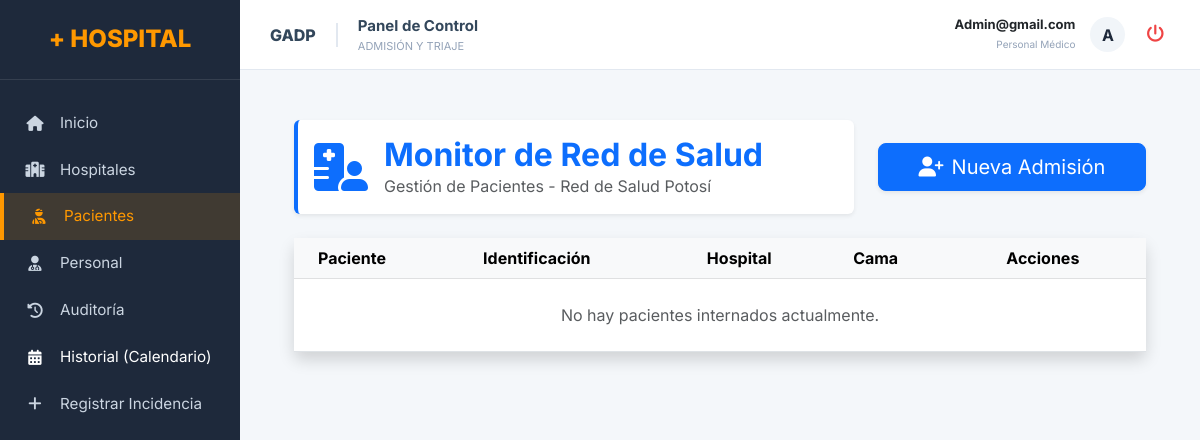
The app's page /hospital/pacientes/ (signed in), older data.
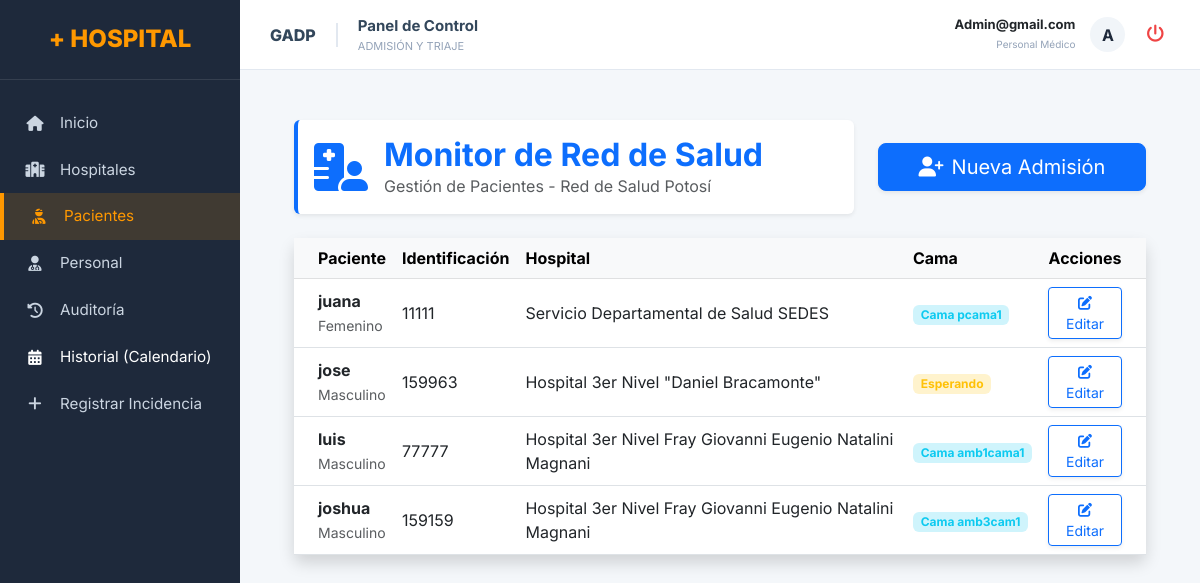
The same page, newer data.
### hospital/models.py (models this page shows, shortened)
class Paciente(models.Model):
    GENEROS = [('M', 'Masculino'), ('F', 'Femenino'), ('O', 'Otro')]
    ESTADOS = [('INTERNADO', 'Internado'), ('ALTA', 'De Alta')]
    nombre_completo = models.CharField(max_length=200)
    dni = models.CharField(max_length=20, unique=True)
    fecha_nacimiento = models.DateField()
    genero = models.CharField(max_length=1, choices=GENEROS)
    telefono = models.CharField(max_length=20, null=True, blank=True)
    direccion = models.TextField()
    fecha_entrada = models.DateTimeField(null=True, blank=True)
    motivo_ingreso = models.TextField(verbose_name="Diagnóstico Presuntivo / Motivo")
    presion_arterial = models.CharField(max_length=20, null=True, blank=True)
    temperatura = models.DecimalField(max_digits=4, decimal_places=1, null=True, blank=True)
    frecuencia_cardiaca = models.IntegerField(null=True, blank=True)
    saturacion_oxigeno = models.IntegerField(null=True, blank=True) # Campo nuevo vital
    alergias = models.TextField(default="Ninguna")
    hospital = models.ForeignKey(Hospital, on_delete=models.CASCADE, related_name='pacientes')
    cama_asignada = models.OneToOneField(Cama, on_delete=models.SET_NULL, null=True, blank=True, related_name='paciente_actual')
    fecha_registro = models.DateTimeField(auto_now_add=True)
    estado = models.CharField(max_length=20, choices=ESTADOS, default='INTERNADO')
    ambulancia_asignada = models.ForeignKey('Ambulancia', on_delete=models.SET_NULL, null=True, blank=True)

class Cama(models.Model):
    ESTADOS = [
        ('LIBRE', 'Libre'),
        ('OCUPADO', 'Ocupado'),
        ('MANTENIMIENTO', 'Mantenimiento'),
        ('LIMPIEZA', 'En Limpieza'),
    ]
    cuarto = models.ForeignKey('Cuarto', on_delete=models.CASCADE, related_name='camas')
    numero = models.CharField(max_length=50)
    estado = models.CharField(max_length=20, choices=ESTADOS, default='LIBRE')
    fecha_ingreso = models.DateTimeField(null=True, blank=True)
    prioridad = models.CharField(
        max_length=20,
        choices=[('ESTABLE', 'Estable'), ('URGENTE', 'Urgente'), ('CRITICO', 'Crítico')],
        default='ESTABLE'
    )
    def __str__(self):
        return f"Cama {self.numero} - {self.cuarto.numero_cuarto}"

### superadmi/models.py (models this page shows)
class Hospital(models.Model):
    nombre = models.CharField(max_length=200)
    nivel = models.IntegerField(choices=[(1, '1er Nivel'), (2, '2do Nivel'), (3, '3er Nivel')], default=1)
    direccion = models.TextField()
    telefono = models.CharField(max_length=20, null=True, blank=True)
    email = models.EmailField(max_length=100, null=True, blank=True)
    capacidad_camas = models.IntegerField(default=0)
    estado = models.BooleanField(default=True)
    def __str__(self):
        return self.nombre

### hospital/views.py (the view, shortened to what this page needs)
# urls.py: path('pacientes/', views.registrar_paciente, name='lista_pacientes'),
@login_required
@solo_personal_autorizado
def registrar_paciente(request, paciente_id=None):
    paciente_edit = get_object_or_404(Paciente, id=paciente_id) if paciente_id else None
    form = PacienteForm(instance=paciente_edit)
    camas_disponibles = Cama.objects.filter(estado='LIBRE')
    if paciente_edit and paciente_edit.cama_asignada:
        camas_disponibles = camas_disponibles | Cama.objects.filter(id=paciente_edit.cama_asignada.id)
    form.fields['cama_asignada'].queryset = camas_disponibles
    return render(request, 'hospital/lista_pacientes.html', {
        'form': form,
        'paciente_edit': paciente_edit,
        'pacientes': Paciente.objects.filter(estado='INTERNADO').order_by('-fecha_entrada')
    })

### hospital/templates/hospital/lista_pacientes.html (shortened to what this page needs)
{% extends 'superadmi/base.html' %}
{% block content %}
<div class="container-fluid mt-4 px-4">
    <div class="row mb-4">
        <div class="col-md-8">
            <div class="d-flex align-items-center shadow-sm p-3 bg-white rounded border-start border-primary border-4">
                <div class="me-3"><i class="fas fa-hospital-user fa-3x text-primary"></i></div>
                <div>
                    <h2 class="text-primary mb-0 fw-bold">Monitor de Red de Salud</h2>
                    <p class="text-muted mb-0">Gestión de Pacientes - Red de Salud Potosí</p>
                </div>
            </div>
        </div>
        <div class="col-md-4 d-flex align-items-center justify-content-md-end mt-3 mt-md-0">
            <button type="button" class="btn btn-primary btn-lg shadow-sm w-100 w-md-auto" data-bs-toggle="modal" data-bs-target="#modalRegistro">
                <i class="fas fa-user-plus me-2"></i>Nueva Admisión
            </button>
        </div>
    </div>
    <div class="card shadow border-0">
        <div class="card-body p-0">
            <div class="table-responsive">
                <table class="table table-hover align-middle mb-0">
                    <thead class="table-light">
                        <tr>
                            <th class="ps-4">Paciente</th>
                            <th>Identificación</th>
                            <th>Hospital</th>
                            <th>Cama</th>
                            <th class="text-center pe-4">Acciones</th>
                        </tr>
                    </thead>
                    <tbody>
                        {% for p in pacientes %}
                        <tr>
                            <td class="ps-4">
                                <div class="fw-bold text-dark">{{ p.nombre_completo }}</div>
                                <small class="text-muted">{{ p.get_genero_display }}</small>
                            </td>
                            <td>{{ p.dni }}</td>
                            <td>{{ p.hospital.nombre }}</td>
                            <td>
                                {% if p.cama_asignada %}
                                    <span class="badge bg-info-subtle text-info">Cama {{ p.cama_asignada.numero }}</span>
                                {% else %}
                                    <span class="badge bg-warning-subtle text-warning">Esperando</span>
                                {% endif %}
                            </td>
                            <td class="text-center pe-4">
                                <a href="{% url 'hospital:editar_paciente' p.id %}" class="btn btn-sm btn-outline-primary shadow-sm">
                                    <i class="fas fa-edit"></i> Editar
                                </a>
                            </td>
                        </tr>
                        {% empty %}
                        <tr>
                            <td colspan="5" class="text-center py-4 text-muted">No hay pacientes internados actualmente.</td>
                        </tr>
                        {% endfor %}
                    </tbody>
                </table>
            </div>
        </div>
    </div>
</div>
{% endblock %}

Row changes from the older to the newer data that the page shows:
added Paciente: nombre_completo "juana", genero "Femenino", dni "11111", hospital.nombre "Servicio Departamental de Salud SEDES", cama_asignada.numero "pcama1"
added Paciente: nombre_completo "jose", genero "Masculino", dni "159963", hospital.nombre "Hospital 3er Nivel \"Daniel Bracamonte\"", shows "Esperando"
added Paciente: nombre_completo "luis", genero "Masculino", dni "77777", hospital.nombre "Hospital 3er Nivel Fray Giovanni Eugenio Natalini Magnani", cama_asignada.numero "amb1cama1"
added Paciente: nombre_completo "joshua", genero "Masculino", dni "159159", hospital.nombre "Hospital 3er Nivel Fray Giovanni Eugenio Natalini Magnani", cama_asignada.numero "amb3cam1"
Text that changed along with them:
text no longer shown: "No hay pacientes internados actualmente."
